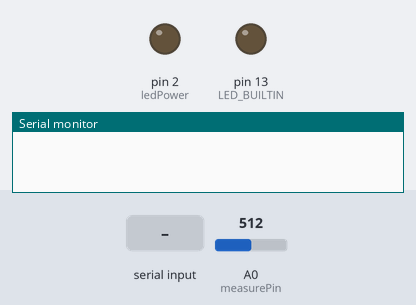
A sketch run on a simulated Arduino Uno, built with avr-gcc and run on an emulated ATmega328P. On the bench: output pins drawn as LEDs (lit = HIGH), the last lines printed to the serial monitor. Inputs (shaded band) come from the test bench; at power-on: A0 (measurePin) = 512.

Above: at 1.2 s.
1.3 s: "1,90\n" received over the second serial link
At 2.7 s:
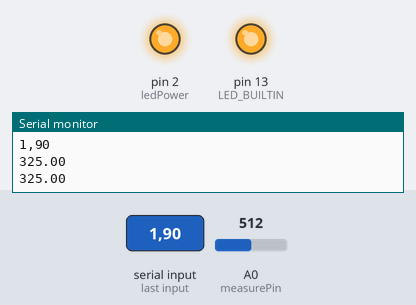
4.8 s: A0 (measurePin) set to 190
6.5 s: A0 (measurePin) set to 171
At 8.4 s:
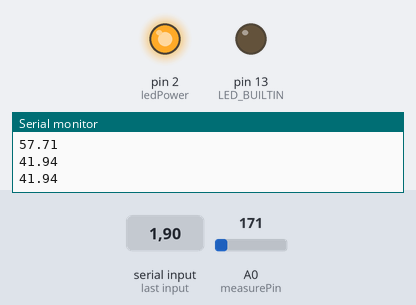
8.8 s: A0 (measurePin) set to 306
At 10.7 s:
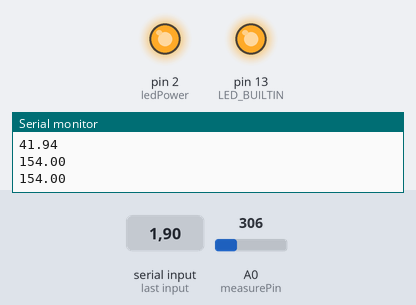
Timing chart, 0 to 11.9 s (numbered marks = the images above; inputs shaded):
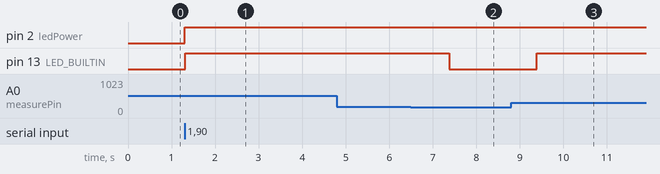

The sketch:

pm25.ino
```cpp
#include <SoftwareSerial.h>
//#include <SeeedOLED.h>
///#include <Wire.h>

SoftwareSerial BTSerial(0, 1); // Rx, Tx for HC-05
int measurePin = A0;
int ledPower = 2;

int samplingTime = 280;
int deltaTime = 40;
int sleepTime = 9680;

float voMeasured = 0;
float calcVoltage = 0;
float dustDensity = 0;
bool uploadMode = false;
char mode='0';
String userCode = "";
String longitude = "";
bool waitingForResult = false;

void setup() {
  Serial.begin(9600);
  BTSerial.begin(9600);
  pinMode(ledPower, OUTPUT);
  pinMode(LED_BUILTIN, OUTPUT);
  //Wire.begin();
  //SeeedOled.init();
  //SeeedOled.clearDisplay();
  //SeeedOled.setNormalDisplay();
  //SeeedOled.setPageMode();
  //SeeedOled.setTextXY(0,0);
}

void loop() {
  // 從手機(HC-05)接收指令
  //Serial.print("HEllo\n");
  if (BTSerial.available()) {
    //Serial.print("H\n");
    String cmd = BTSerial.readStringUntil('\n');
    cmd.trim();
    //Serial.print(cmd);
    //Serial.print("\n");
    if (cmd.length()==4) {
      mode = cmd.charAt(0);
      String last3 = cmd.substring(1);
      if (mode=='1'||mode=='2') {
        longitude = last3;
        //Serial.print(cmd);
        Serial.println(cmd); // 直接將指令傳給RPi
        //Serial.print("\n");
      } else if (mode=='3'||mode=='4') {
        userCode = last3;
        //Serial.print(cmd);
        Serial.println(cmd);
        //Serial.print("\n");
      }
    }
  }

  // 若是模式2，Arduino應該偵測PM2.5並上傳給RPi
  // 但實際上PM2.5的上傳應由RPi詢問或定期執行，這裡先每秒讀取一次並上傳(需RPi配合)
  if (mode=='2'|| mode == '1'|| mode == '3' || mode == '4') {
    measurePM25AndPrint();
  }

  // 從RPi接收資料(如最後一行或回歸結果)
  if (Serial.available()) {
    String data = Serial.readStringUntil('\n');
    data.trim();
    // 若為回傳的資訊(如模式1取得最後一行資料，或模式4取得回歸結果)
    // 模式1: PC回傳站點最後一行資料 -> Arduino需轉發給手機
    // 模式4: PC回傳回歸結果與PM2.5 -> Arduino需轉發給手機
    if (mode=='1' || mode=='4') {
      //data = float(data);
      data.toFloat();
      Serial.println(data);
      BTSerial.print(data);
    }
    data.toFloat();

    //Serial.print(data);

  }
}

void measurePM25AndPrint() {
  digitalWrite(ledPower, LOW);
  delayMicroseconds(samplingTime);
  voMeasured = analogRead(measurePin);
  delayMicroseconds(deltaTime);
  digitalWrite(ledPower, HIGH);
  delayMicroseconds(sleepTime);

  calcVoltage = voMeasured * (5.0 / 1024.0);
  dustDensity = 0.17 * calcVoltage - 0.1;
  if (dustDensity < 0) dustDensity = 0;

  float pm25_ugm3 = dustDensity * 1000;
  // 超過安全值(假設50ug/m3)就亮LED
  if (pm25_ugm3 > 50) {
    digitalWrite(LED_BUILTIN, HIGH);
  } else {
    digitalWrite(LED_BUILTIN, LOW);
  }

  // 將pm2.5資料傳給RPi
  // 格式可自行定義，這裡直接傳pm2.5值
  Serial.println(pm25_ugm3);
  delay(1000);
}
```

Measured:
- the behaviour switches between 181 and 180 on A0 (measurePin) (found by bisection; images 1 and 2)
- after the input at 1.3 s, pin 2 (ledPower), pin 13 (LED_BUILTIN): LOW → HIGH at once
- after the input at 6.5 s, pin 13 (LED_BUILTIN): HIGH → LOW after 0.87 s
- after the input at 8.8 s, pin 13 (LED_BUILTIN): LOW → HIGH after 0.60 s
